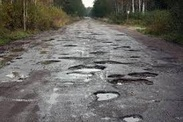
#> input picture images (2).jpeg, 183 x 122 px, shrunk from 275 x 183 before the run
$ python Code_project.py
#> lines starting #> are read from the running program, lines starting #| are printed output that depends on the picture; after the words box and inside, x2 and y2 are one past the last pixel; in counts of white or black regions, pixels touching at a corner belong together
import argparse
import os
from typing import List, Tuple, Dict

import numpy as np
import pywt
import matplotlib
matplotlib.use('Agg')
import matplotlib.pyplot as plt
from PIL import Image


def equalize_histogram(gray_image: np.ndarray) -> np.ndarray:
    if gray_image.dtype != np.uint8:
        raise ValueError("equalize_histogram expects a uint8 image")
    hist = np.bincount(gray_image.flatten(), minlength=256)
    cdf = hist.cumsum()
    nonzero_mask = cdf != 0
    cdf_min = cdf[nonzero_mask][0] if np.any(nonzero_mask) else 0
    num_pixels = gray_image.size
    cdf_scaled = ((cdf - cdf_min) / max(num_pixels - cdf_min, 1) * 255.0)
    cdf_scaled = np.clip(cdf_scaled, 0, 255).astype(np.uint8)
    return cdf_scaled[gray_image]


def apply_wavelet_transform(image: np.ndarray, wavelet: str, level: int) -> np.ndarray:
    coeffs = pywt.wavedec2(image, wavelet, level=level)
    coeffs = list(coeffs)
    coeffs[0] = np.zeros_like(coeffs[0])
    reconstructed_image = pywt.waverec2(coeffs, wavelet)
    return np.uint8(np.clip(reconstructed_image, 0, 255))


def median_filter(binary_image: np.ndarray, kernel_size: int = 5) -> np.ndarray:
    if kernel_size % 2 == 0:
        raise ValueError("kernel_size must be odd")
    pad = kernel_size // 2
    padded = np.pad(binary_image, ((pad, pad), (pad, pad)), mode='edge')
    output = np.empty_like(binary_image)
    for i in range(binary_image.shape[0]):
        row_slices = []
        for ki in range(kernel_size):
            row_slices.append(padded[i + ki, :])
        stacked_rows = np.stack(row_slices, axis=0)
        for j in range(binary_image.shape[1]):
            window = stacked_rows[:, j:j + kernel_size].reshape(-1)
            output[i, j] = np.median(window)
    return output.astype(np.uint8)


def find_connected_components(binary_mask: np.ndarray, connectivity: int = 4) -> List[Dict[str, Tuple[int, int, int, int]]]:
    mask = binary_mask > 0
    visited = np.zeros_like(mask, dtype=bool)
    height, width = mask.shape
    components: List[Dict[str, Tuple[int, int, int, int]]] = []

    if connectivity == 8:
        neighbors = [(-1, -1), (-1, 0), (-1, 1), (0, -1), (0, 1), (1, -1), (1, 0), (1, 1)]
    else:
        neighbors = [(-1, 0), (1, 0), (0, -1), (0, 1)]

    for y in range(height):
        for x in range(width):
            if mask[y, x] and not visited[y, x]:
                stack = [(y, x)]
                visited[y, x] = True
                area = 0
                min_y, min_x = y, x
                max_y, max_x = y, x
                while stack:
                    cy, cx = stack.pop()
                    area += 1
                    if cy < min_y:
                        min_y = cy
                    if cx < min_x:
                        min_x = cx
                    if cy > max_y:
                        max_y = cy
                    if cx > max_x:
                        max_x = cx
                    for dy, dx in neighbors:
                        ny, nx = cy + dy, cx + dx
                        if 0 <= ny < height and 0 <= nx < width and mask[ny, nx] and not visited[ny, nx]:
                            visited[ny, nx] = True
                            stack.append((ny, nx))
                components.append({
                    'area': area,
                    'bbox': (min_x, min_y, max_x - min_x + 1, max_y - min_y + 1)
                })
    return components


def process_image(
    image_path: str,
    wavelet: str = 'db2',
    level: int = 3,
    sigma_k: float = 1.5,
    kernel_size: int = 5,
    min_area: int = 50,
    connectivity: int = 4,
    output_dir: str = '.',
    save_intermediate: bool = True
) -> Dict[str, object]:
    if not os.path.isfile(image_path):
        raise FileNotFoundError(f"Image not found: {image_path}")

    image_pil = Image.open(image_path).convert('L')
    image = np.array(image_pil, dtype=np.uint8)
    print(f"Loaded image with shape: {image.shape}")

    image_eq = equalize_histogram(image)

    wavelet_image = apply_wavelet_transform(image_eq, wavelet=wavelet, level=level)

    mean_background = np.mean(wavelet_image)
    std_dev_background = np.std(wavelet_image)
    difference_mask = np.abs(wavelet_image - mean_background) > (sigma_k * std_dev_background)
    difference_mask = (difference_mask.astype(np.uint8) * 255)

    difference_mask = median_filter(difference_mask, kernel_size=kernel_size)

    os.makedirs(output_dir, exist_ok=True)

    binary_mask_path = os.path.join(output_dir, 'binary_mask.png')
    if save_intermediate:
        plt.figure(figsize=(10, 5))
        plt.title("Binary Mask (Difference Regions)")
        plt.imshow(difference_mask, cmap='gray')
        plt.tight_layout()
        plt.savefig(binary_mask_path)
        plt.close()

    components = find_connected_components(difference_mask, connectivity=connectivity)

    pothole_detected = False
    rectangles: List[Tuple[int, int, int, int]] = []
    for comp in components:
        area = comp['area']
        if area > min_area:
            pothole_detected = True
            rectangles.append(comp['bbox'])

    results_path = os.path.join(output_dir, 'results.png')
    plt.figure(figsize=(15, 10))
    plt.subplot(1, 3, 1)
    plt.title("Original Image")
    plt.imshow(image, cmap='gray')

    plt.subplot(1, 3, 2)
    plt.title("Wavelet Transformed Image")
    plt.imshow(wavelet_image, cmap='gray')

    plt.subplot(1, 3, 3)
    plt.title("Detections")
    plt.imshow(image, cmap='gray')
    ax = plt.gca()
    for (x, y, w, h) in rectangles:
        ax.add_patch(plt.Rectangle((x, y), w, h, fill=False, edgecolor='lime', linewidth=2))
    plt.tight_layout()
    plt.savefig(results_path)
    plt.close()

    print("Pothole Detected" if pothole_detected else "No Pothole Detected")
    saved = [results_path]
    if save_intermediate:
        saved.append(binary_mask_path)
    print("Saved:", ", ".join(saved))

    return {
        'pothole_detected': pothole_detected,
        'rectangles': rectangles,
        'results_path': results_path,
        'binary_mask_path': binary_mask_path if save_intermediate else None,
    }


def parse_args() -> argparse.Namespace:
    parser = argparse.ArgumentParser(description='Pothole detection using wavelet-based anomaly detection')
    parser.add_argument('--image', '-i', type=str, default='images (2).jpeg', help='Path to input road image')
    parser.add_argument('--wavelet', type=str, default='db2', help='Wavelet name (e.g., db2, haar)')
    parser.add_argument('--level', type=int, default=3, help='Wavelet decomposition level')
    parser.add_argument('--sigma-k', type=float, default=1.5, help='Threshold multiplier on background std-dev')
    parser.add_argument('--kernel-size', type=int, default=5, help='Median filter kernel size (odd)')
    parser.add_argument('--min-area', type=int, default=50, help='Minimum connected component area to keep')
    parser.add_argument('--connectivity', type=int, choices=[4, 8], default=4, help='Connectivity for components')
    parser.add_argument('--output-dir', type=str, default='.', help='Directory to save output images')
    parser.add_argument('--no-intermediate', action='store_true', help='Do not save intermediate binary mask image')
    return parser.parse_args()


def main() -> None:
    args = parse_args()
    process_image(
        image_path=args.image,
        wavelet=args.wavelet,
        level=args.level,
        sigma_k=args.sigma_k,
        kernel_size=args.kernel_size,
        min_area=args.min_area,
        connectivity=args.connectivity,
        output_dir=args.output_dir,
        save_intermediate=not args.no_intermediate,
    )
#> in process_image, `image_pil = Image.open(image_path).convert('L')`:
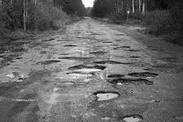
#> image_pil: PIL image 183x122 L; min 2, max 254, mean 102.1
#| Loaded image with shape: (122, 183)
#> in equalize_histogram, `hist = np.bincount(gray_image.flatten(), minlength=256)`: hist = 256 values, max 218 at index 87, min 0 at index 0, mean 87.21
#> in equalize_histogram, `cdf = hist.cumsum()`: cdf = 256 values from 0 to 22326
#> in equalize_histogram, `cdf_min = cdf[nonzero_mask][0] if np.any(nonzero_mask) else 0`: cdf_min = 1
#> in equalize_histogram, `cdf_scaled = ((cdf - cdf_min) / max(num_pixels - cdf_min, 1) * 255.0)`: cdf_scaled = 256 values from -0.0114 to 255
#> in equalize_histogram, `cdf_scaled = np.clip(cdf_scaled, 0, 255).astype(np.uint8)`: cdf_scaled = 256 values from 0 to 255
#> in equalize_histogram, `return cdf_scaled[gray_image]`:
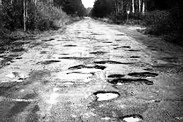
#> returned value: shape (122, 183); min 0, max 255, mean 127.8
#> in apply_wavelet_transform, `coeffs = pywt.wavedec2(image, wavelet, level=level)`: coeffs = 4 items
#> in apply_wavelet_transform, `reconstructed_image = pywt.waverec2(coeffs, wavelet)`:
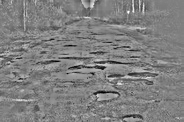
#> reconstructed_image: shape (122, 184) float64; min -201, max 198.5, mean 0; drawn with min black and max white
#> in apply_wavelet_transform, `return np.uint8(np.clip(reconstructed_image, 0, 255))`:
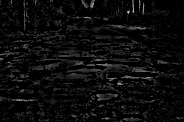
#> returned value: shape (122, 184); min 0, max 198, mean 12.1
#> in process_image, `mean_background = np.mean(wavelet_image)`: mean_background = 12.13
#> in process_image, `std_dev_background = np.std(wavelet_image)`: std_dev_background = 19.7
#> in process_image, `difference_mask = np.abs(wavelet_image - mean_background) > (sigma_k *..`:
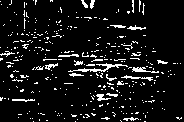
#> difference_mask: shape (122, 184) bool; 8.3% white in thin lines or dots
#> in process_image, `difference_mask = (difference_mask.astype(np.uint8) * 255)`: difference_mask: shape (122, 184); 8.3% white in thin lines or dots
#> in median_filter, `padded = np.pad(binary_image, ((pad, pad), (pad, pad)), mode='edge')`:
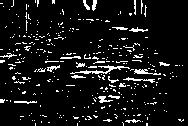
#> padded: shape (126, 188); 8.1% white in thin lines or dots
#> after the loop in median_filter, `for i in range(binary_image.shape[0]):`:
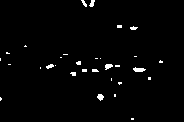
#> output: shape (122, 184); 1.7% white; 31 white regions (24 under 20 px), largest, box (x1, y1, x2, y2) and area: (133, 67, 146, 72) 44, (105, 64, 113, 70) 33, (97, 94, 104, 101) 33
#> in process_image, `components = find_connected_components(difference_mask, connectivity=c..`: components = 31 items
#> the loop in process_image, `for comp in components:` made 31 passes
#> (comp, area) on passes 1, 2, 4, 16, 17, 21, 28: ({'area': 21, 'bbox': (81, 0, 6, 7)}, 21), ({'area': 27, 'bbox': (89, 0, 6, 7)}, 27), ({'area': 21, 'bbox': (130, 26, 8, 4)}, 21), ({'area': 25, 'bbox': (46, 64, 8, 5)}, 25), ({'area': 33, 'bbox': (105, 64, 8, 6)}, 33), ({'area': 44, 'bbox': (133, 67, 13, 5)}, 44), ({'area': 33, 'bbox': (97, 94, 7, 7)}, 33)
#> after the loop in process_image, `for comp in components:`: rectangles = []


if __name__ == '__main__':
    main()
